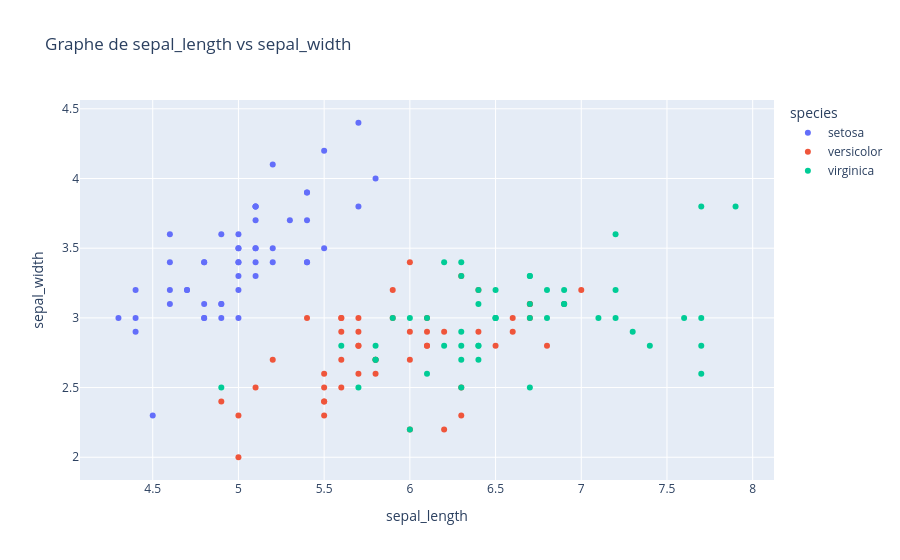

Notebook code cell kept with this figure:
### Code cell
import plotly.express as px

fig = px.scatter(
    iris,
    x="sepal_length",
    y="sepal_width",
    color="species",
    title="Graphe de sepal_length vs sepal_width"
)
fig.show()

### Figure 1 — Plotly figure (JSON) as saved in the notebook; plotly's stock layout.template omitted (floating-point values rounded to 4 significant figures)
{"data": [{"hovertemplate": "species=setosa<br>sepal_length=%{x}<br>sepal_width=%{y}<extra></extra>", "legendgroup": "setosa", "marker": {"color": "#636efa", "symbol": "circle"}, "mode": "markers", "name": "setosa", "orientation": "v", "showlegend": true, "type": "scatter", "x": [5.1, 4.9, 4.7, 4.6, 5, 5.4, 4.6, 5, 4.4, 4.9, 5.4, 4.8, 4.8, 4.3, 5.8, 5.7, 5.4, 5.1, 5.7, 5.1, 5.4, 5.1, 4.6, 5.1, 4.8, 5, 5, 5.2, 5.2, 4.7, 4.8, 5.4, 5.2, 5.5, 4.9, 5, 5.5, 4.9, 4.4, 5.1, 5, 4.5, 4.4, 5, 5.1, 4.8, 5.1, 4.6, 5.3, 5], "xaxis": "x", "y": [3.5, 3, 3.2, 3.1, 3.6, 3.9, 3.4, 3.4, 2.9, 3.1, 3.7, 3.4, 3, 3, 4, 4.4, 3.9, 3.5, 3.8, 3.8, 3.4, 3.7, 3.6, 3.3, 3.4, 3, 3.4, 3.5, 3.4, 3.2, 3.1, 3.4, 4.1, 4.2, 3.1, 3.2, 3.5, 3.6, 3, 3.4, 3.5, 2.3, 3.2, 3.5, 3.8, 3, 3.8, 3.2, 3.7, 3.3], "yaxis": "y"}, {"hovertemplate": "species=versicolor<br>sepal_length=%{x}<br>sepal_width=%{y}<extra></extra>", "legendgroup": "versicolor", "marker": {"color": "#EF553B", "symbol": "circle"}, "mode": "markers", "name": "versicolor", "orientation": "v", "showlegend": true, "type": "scatter", "x": [7, 6.4, 6.9, 5.5, 6.5, 5.7, 6.3, 4.9, 6.6, 5.2, 5, 5.9, 6, 6.1, 5.6, 6.7, 5.6, 5.8, 6.2, 5.6, 5.9, 6.1, 6.3, 6.1, 6.4, 6.6, 6.8, 6.7, 6, 5.7, 5.5, 5.5, 5.8, 6, 5.4, 6, 6.7, 6.3, 5.6, 5.5, 5.5, 6.1, 5.8, 5, 5.6, 5.7, 5.7, 6.2, 5.1, 5.7], "xaxis": "x", "y": [3.2, 3.2, 3.1, 2.3, 2.8, 2.8, 3.3, 2.4, 2.9, 2.7, 2, 3, 2.2, 2.9, 2.9, 3.1, 3, 2.7, 2.2, 2.5, 3.2, 2.8, 2.5, 2.8, 2.9, 3, 2.8, 3, 2.9, 2.6, 2.4, 2.4, 2.7, 2.7, 3, 3.4, 3.1, 2.3, 3, 2.5, 2.6, 3, 2.6, 2.3, 2.7, 3, 2.9, 2.9, 2.5, 2.8], "yaxis": "y"}, {"hovertemplate": "species=virginica<br>sepal_length=%{x}<br>sepal_width=%{y}<extra></extra>", "legendgroup": "virginica", "marker": {"color": "#00cc96", "symbol": "circle"}, "mode": "markers", "name": "virginica", "orientation": "v", "showlegend": true, "type": "scatter", "x": [6.3, 5.8, 7.1, 6.3, 6.5, 7.6, 4.9, 7.3, 6.7, 7.2, 6.5, 6.4, 6.8, 5.7, 5.8, 6.4, 6.5, 7.7, 7.7, 6, 6.9, 5.6, 7.7, 6.3, 6.7, 7.2, 6.2, 6.1, 6.4, 7.2, 7.4, 7.9, 6.4, 6.3, 6.1, 7.7, 6.3, 6.4, 6, 6.9, 6.7, 6.9, 5.8, 6.8, 6.7, 6.7, 6.3, 6.5, 6.2, 5.9], "xaxis": "x", "y": [3.3, 2.7, 3, 2.9, 3, 3, 2.5, 2.9, 2.5, 3.6, 3.2, 2.7, 3, 2.5, 2.8, 3.2, 3, 3.8, 2.6, 2.2, 3.2, 2.8, 2.8, 2.7, 3.3, 3.2, 2.8, 3, 2.8, 3, 2.8, 3.8, 2.8, 2.8, 2.6, 3, 3.4, 3.1, 3, 3.1, 3.1, 3.1, 2.7, 3.2, 3.3, 3, 2.5, 3, 3.4, 3], "yaxis": "y"}], "layout": {"legend": {"title": {"text": "species"}, "tracegroupgap": 0}, "title": {"text": "Graphe de sepal_length vs sepal_width"}, "xaxis": {"anchor": "y", "domain": [0, 1], "title": {"text": "sepal_length"}}, "yaxis": {"anchor": "x", "domain": [0, 1], "title": {"text": "sepal_width"}}}}
